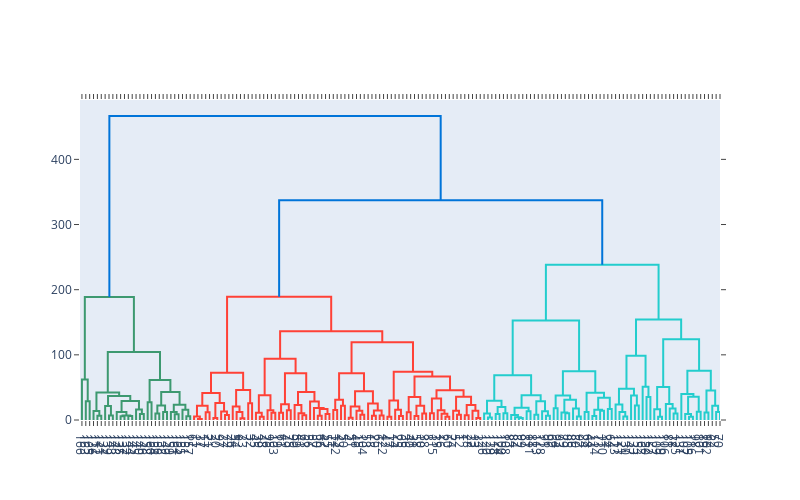

The notebook cell this image was saved under:
### Markdown cell above
3. Para os resultados da Clusterização Hierárquica, apresente o dendograma e interprete os resultados.

### Code cell
import plotly.figure_factory as ff
from scipy.cluster.hierarchy import linkage

# Supondo que dfT é o seu array de dados normalizados
# Calculando a matriz de linkage
linked = linkage(dfT, method='ward')

# Criando o dendrograma com Plotly
fig = ff.create_dendrogram(linked, orientation='bottom', labels=range(1, len(dfT)))
fig.update_layout(width=800, height=500)
fig.show()

### Figure 1 — Plotly figure (JSON) as saved in the notebook; plotly's stock layout.template omitted (floating-point values rounded to 4 significant figures; data arrays with more than 128 entries replaced by an {"elided": "..."} marker saying what was removed)
{"data": [{"hoverinfo": "text", "marker": {"color": "rgb(61,153,112)"}, "mode": "lines", "type": "scatter", "x": [15, 15, 25, 25], "xaxis": "x", "y": [0, 28.7, 28.7, 0], "yaxis": "y"}, {"hoverinfo": "text", "marker": {"color": "rgb(61,153,112)"}, "mode": "lines", "type": "scatter", "x": [5, 5, 20, 20], "xaxis": "x", "y": [0, 62.28, 62.28, 28.7], "yaxis": "y"}, {"hoverinfo": "text", "marker": {"color": "rgb(61,153,112)"}, "mode": "lines", "type": "scatter", "x": [45, 45, 55, 55], "xaxis": "x", "y": [0, 6.694, 6.694, 0], "yaxis": "y"}, {"hoverinfo": "text", "marker": {"color": "rgb(61,153,112)"}, "mode": "lines", "type": "scatter", "x": [35, 35, 50, 50], "xaxis": "x", "y": [0, 13.67, 13.67, 6.694], "yaxis": "y"}, {"hoverinfo": "text", "marker": {"color": "rgb(61,153,112)"}, "mode": "lines", "type": "scatter", "x": [75, 75, 85, 85], "xaxis": "x", "y": [0, 6.72, 6.72, 0], "yaxis": "y"}, {"hoverinfo": "text", "marker": {"color": "rgb(61,153,112)"}, "mode": "lines", "type": "scatter", "x": [65, 65, 80, 80], "xaxis": "x", "y": [0, 21.44, 21.44, 6.72], "yaxis": "y"}, {"hoverinfo": "text", "marker": {"color": "rgb(61,153,112)"}, "mode": "lines", "type": "scatter", "x": [105, 105, 115, 115], "xaxis": "x", "y": [0, 5.749, 5.749, 0], "yaxis": "y"}, {"hoverinfo": "text", "marker": {"color": "rgb(61,153,112)"}, "mode": "lines", "type": "scatter", "x": [125, 125, 135, 135], "xaxis": "x", "y": [0, 6.276, 6.276, 0], "yaxis": "y"}, {"hoverinfo": "text", "marker": {"color": "rgb(61,153,112)"}, "mode": "lines", "type": "scatter", "x": [110, 110, 130, 130], "xaxis": "x", "y": [5.749, 6.802, 6.802, 6.276], "yaxis": "y"}, {"hoverinfo": "text", "marker": {"color": "rgb(61,153,112)"}, "mode": "lines", "type": "scatter", "x": [95, 95, 120, 120], "xaxis": "x", "y": [0, 12.22, 12.22, 6.802], "yaxis": "y"}, {"hoverinfo": "text", "marker": {"color": "rgb(61,153,112)"}, "mode": "lines", "type": "scatter", "x": [155, 155, 165, 165], "xaxis": "x", "y": [0, 9.294, 9.294, 0], "yaxis": "y"}, {"hoverinfo": "text", "marker": {"color": "rgb(61,153,112)"}, "mode": "lines", "type": "scatter", "x": [145, 145, 160, 160], "xaxis": "x", "y": [0, 16.03, 16.03, 9.294], "yaxis": "y"}, {"hoverinfo": "text", "marker": {"color": "rgb(61,153,112)"}, "mode": "lines", "type": "scatter", "x": [107.5, 107.5, 152.5, 152.5], "xaxis": "x", "y": [12.22, 29.21, 29.21, 16.03], "yaxis": "y"}, {"hoverinfo": "text", "marker": {"color": "rgb(61,153,112)"}, "mode": "lines", "type": "scatter", "x": [72.5, 72.5, 130, 130], "xaxis": "x", "y": [21.44, 36.96, 36.96, 29.21], "yaxis": "y"}, {"hoverinfo": "text", "marker": {"color": "rgb(61,153,112)"}, "mode": "lines", "type": "scatter", "x": [42.5, 42.5, 101.2, 101.2], "xaxis": "x", "y": [13.67, 42.2, 42.2, 36.96], "yaxis": "y"}, {"hoverinfo": "text", "marker": {"color": "rgb(61,153,112)"}, "mode": "lines", "type": "scatter", "x": [175, 175, 185, 185], "xaxis": "x", "y": [0, 27.16, 27.16, 0], "yaxis": "y"}, {"hoverinfo": "text", "marker": {"color": "rgb(61,153,112)"}, "mode": "lines", "type": "scatter", "x": [195, 195, 205, 205], "xaxis": "x", "y": [0, 9.806, 9.806, 0], "yaxis": "y"}, {"hoverinfo": "text", "marker": {"color": "rgb(61,153,112)"}, "mode": "lines", "type": "scatter", "x": [215, 215, 225, 225], "xaxis": "x", "y": [0, 12.24, 12.24, 0], "yaxis": "y"}, {"hoverinfo": "text", "marker": {"color": "rgb(61,153,112)"}, "mode": "lines", "type": "scatter", "x": [200, 200, 220, 220], "xaxis": "x", "y": [9.806, 22.1, 22.1, 12.24], "yaxis": "y"}, {"hoverinfo": "text", "marker": {"color": "rgb(61,153,112)"}, "mode": "lines", "type": "scatter", "x": [245, 245, 255, 255], "xaxis": "x", "y": [0, 8.782, 8.782, 0], "yaxis": "y"}, {"hoverinfo": "text", "marker": {"color": "rgb(61,153,112)"}, "mode": "lines", "type": "scatter", "x": [235, 235, 250, 250], "xaxis": "x", "y": [0, 12.23, 12.23, 8.782], "yaxis": "y"}, {"hoverinfo": "text", "marker": {"color": "rgb(61,153,112)"}, "mode": "lines", "type": "scatter", "x": [275, 275, 285, 285], "xaxis": "x", "y": [0, 5.667, 5.667, 0], "yaxis": "y"}, {"hoverinfo": "text", "marker": {"color": "rgb(61,153,112)"}, "mode": "lines", "type": "scatter", "x": [265, 265, 280, 280], "xaxis": "x", "y": [0, 15.72, 15.72, 5.667], "yaxis": "y"}, {"hoverinfo": "text", "marker": {"color": "rgb(61,153,112)"}, "mode": "lines", "type": "scatter", "x": [242.5, 242.5, 272.5, 272.5], "xaxis": "x", "y": [12.23, 23.43, 23.43, 15.72], "yaxis": "y"}, {"hoverinfo": "text", "marker": {"color": "rgb(61,153,112)"}, "mode": "lines", "type": "scatter", "x": [210, 210, 257.5, 257.5], "xaxis": "x", "y": [22.1, 42.92, 42.92, 23.43], "yaxis": "y"}, {"hoverinfo": "text", "marker": {"color": "rgb(61,153,112)"}, "mode": "lines", "type": "scatter", "x": [180, 180, 233.8, 233.8], "xaxis": "x", "y": [27.16, 61.36, 61.36, 42.92], "yaxis": "y"}, {"hoverinfo": "text", "marker": {"color": "rgb(61,153,112)"}, "mode": "lines", "type": "scatter", "x": [71.88, 71.88, 206.9, 206.9], "xaxis": "x", "y": [42.2, 104.3, 104.3, 61.36], "yaxis": "y"}, {"hoverinfo": "text", "marker": {"color": "rgb(61,153,112)"}, "mode": "lines", "type": "scatter", "x": [12.5, 12.5, 139.4, 139.4], "xaxis": "x", "y": [62.28, 188.8, 188.8, 104.3], "yaxis": "y"}, {"hoverinfo": "text", "marker": {"color": "rgb(255,65,54)"}, "mode": "lines", "type": "scatter", "x": [305, 305, 315, 315], "xaxis": "x", "y": [0, 1.429, 1.429, 0], "yaxis": "y"}, {"hoverinfo": "text", "marker": {"color": "rgb(255,65,54)"}, "mode": "lines", "type": "scatter", "x": [295, 295, 310, 310], "xaxis": "x", "y": [0, 5.394, 5.394, 1.429], "yaxis": "y"}, {"hoverinfo": "text", "marker": {"color": "rgb(255,65,54)"}, "mode": "lines", "type": "scatter", "x": [325, 325, 335, 335], "xaxis": "x", "y": [0, 11.7, 11.7, 0], "yaxis": "y"}, {"hoverinfo": "text", "marker": {"color": "rgb(255,65,54)"}, "mode": "lines", "type": "scatter", "x": [302.5, 302.5, 330, 330], "xaxis": "x", "y": [5.394, 21.84, 21.84, 11.7], "yaxis": "y"}, {"hoverinfo": "text", "marker": {"color": "rgb(255,65,54)"}, "mode": "lines", "type": "scatter", "x": [345, 345, 355, 355], "xaxis": "x", "y": [0, 3.173, 3.173, 0], "yaxis": "y"}, {"hoverinfo": "text", "marker": {"color": "rgb(255,65,54)"}, "mode": "lines", "type": "scatter", "x": [375, 375, 385, 385], "xaxis": "x", "y": [0, 7.627, 7.627, 0], "yaxis": "y"}, {"hoverinfo": "text", "marker": {"color": "rgb(255,65,54)"}, "mode": "lines", "type": "scatter", "x": [365, 365, 380, 380], "xaxis": "x", "y": [0, 13.07, 13.07, 7.627], "yaxis": "y"}, {"hoverinfo": "text", "marker": {"color": "rgb(255,65,54)"}, "mode": "lines", "type": "scatter", "x": [350, 350, 372.5, 372.5], "xaxis": "x", "y": [3.173, 26.27, 26.27, 13.07], "yaxis": "y"}, {"hoverinfo": "text", "marker": {"color": "rgb(255,65,54)"}, "mode": "lines", "type": "scatter", "x": [316.2, 316.2, 361.2, 361.2], "xaxis": "x", "y": [21.84, 41.32, 41.32, 26.27], "yaxis": "y"}, {"hoverinfo": "text", "marker": {"color": "rgb(255,65,54)"}, "mode": "lines", "type": "scatter", "x": [415, 415, 425, 425], "xaxis": "x", "y": [0, 2.832, 2.832, 0], "yaxis": "y"}, {"hoverinfo": "text", "marker": {"color": "rgb(255,65,54)"}, "mode": "lines", "type": "scatter", "x": [405, 405, 420, 420], "xaxis": "x", "y": [0, 12.17, 12.17, 2.832], "yaxis": "y"}, {"hoverinfo": "text", "marker": {"color": "rgb(255,65,54)"}, "mode": "lines", "type": "scatter", "x": [395, 395, 412.5, 412.5], "xaxis": "x", "y": [0, 20.59, 20.59, 12.17], "yaxis": "y"}, {"hoverinfo": "text", "marker": {"color": "rgb(255,65,54)"}, "mode": "lines", "type": "scatter", "x": [435, 435, 445, 445], "xaxis": "x", "y": [0, 25.61, 25.61, 0], "yaxis": "y"}, {"hoverinfo": "text", "marker": {"color": "rgb(255,65,54)"}, "mode": "lines", "type": "scatter", "x": [403.8, 403.8, 440, 440], "xaxis": "x", "y": [20.59, 46.17, 46.17, 25.61], "yaxis": "y"}, {"hoverinfo": "text", "marker": {"color": "rgb(255,65,54)"}, "mode": "lines", "type": "scatter", "x": [338.8, 338.8, 421.9, 421.9], "xaxis": "x", "y": [41.32, 72.37, 72.37, 46.17], "yaxis": "y"}, {"hoverinfo": "text", "marker": {"color": "rgb(255,65,54)"}, "mode": "lines", "type": "scatter", "x": [465, 465, 475, 475], "xaxis": "x", "y": [0, 5.002, 5.002, 0], "yaxis": "y"}, {"hoverinfo": "text", "marker": {"color": "rgb(255,65,54)"}, "mode": "lines", "type": "scatter", "x": [455, 455, 470, 470], "xaxis": "x", "y": [0, 11.18, 11.18, 5.002], "yaxis": "y"}, {"hoverinfo": "text", "marker": {"color": "rgb(255,65,54)"}, "mode": "lines", "type": "scatter", "x": [495, 495, 505, 505], "xaxis": "x", "y": [0, 11.23, 11.23, 0], "yaxis": "y"}, {"hoverinfo": "text", "marker": {"color": "rgb(255,65,54)"}, "mode": "lines", "type": "scatter", "x": [485, 485, 500, 500], "xaxis": "x", "y": [0, 15.07, 15.07, 11.23], "yaxis": "y"}, {"hoverinfo": "text", "marker": {"color": "rgb(255,65,54)"}, "mode": "lines", "type": "scatter", "x": [462.5, 462.5, 492.5, 492.5], "xaxis": "x", "y": [11.18, 38.04, 38.04, 15.07], "yaxis": "y"}, {"hoverinfo": "text", "marker": {"color": "rgb(255,65,54)"}, "mode": "lines", "type": "scatter", "x": [515, 515, 525, 525], "xaxis": "x", "y": [0, 11.1, 11.1, 0], "yaxis": "y"}, {"hoverinfo": "text", "marker": {"color": "rgb(255,65,54)"}, "mode": "lines", "type": "scatter", "x": [535, 535, 545, 545], "xaxis": "x", "y": [0, 15.0, 15.0, 0], "yaxis": "y"}, {"hoverinfo": "text", "marker": {"color": "rgb(255,65,54)"}, "mode": "lines", "type": "scatter", "x": [520, 520, 540, 540], "xaxis": "x", "y": [11.1, 24.36, 24.36, 15.0], "yaxis": "y"}, {"hoverinfo": "text", "marker": {"color": "rgb(255,65,54)"}, "mode": "lines", "type": "scatter", "x": [575, 575, 585, 585], "xaxis": "x", "y": [0, 7.284, 7.284, 0], "yaxis": "y"}, {"hoverinfo": "text", "marker": {"color": "rgb(255,65,54)"}, "mode": "lines", "type": "scatter", "x": [565, 565, 580, 580], "xaxis": "x", "y": [0, 10.2, 10.2, 7.284], "yaxis": "y"}, {"hoverinfo": "text", "marker": {"color": "rgb(255,65,54)"}, "mode": "lines", "type": "scatter", "x": [555, 555, 572.5, 572.5], "xaxis": "x", "y": [0, 22.84, 22.84, 10.2], "yaxis": "y"}, {"hoverinfo": "text", "marker": {"color": "rgb(255,65,54)"}, "mode": "lines", "type": "scatter", "x": [615, 615, 625, 625], "xaxis": "x", "y": [0, 6.413, 6.413, 0], "yaxis": "y"}, {"hoverinfo": "text", "marker": {"color": "rgb(255,65,54)"}, "mode": "lines", "type": "scatter", "x": [635, 635, 645, 645], "xaxis": "x", "y": [0, 9.22, 9.22, 0], "yaxis": "y"}, {"hoverinfo": "text", "marker": {"color": "rgb(255,65,54)"}, "mode": "lines", "type": "scatter", "x": [620, 620, 640, 640], "xaxis": "x", "y": [6.413, 17.06, 17.06, 9.22], "yaxis": "y"}, {"hoverinfo": "text", "marker": {"color": "rgb(255,65,54)"}, "mode": "lines", "type": "scatter", "x": [605, 605, 630, 630], "xaxis": "x", "y": [0, 18.28, 18.28, 17.06], "yaxis": "y"}, {"hoverinfo": "text", "marker": {"color": "rgb(255,65,54)"}, "mode": "lines", "type": "scatter", "x": [595, 595, 617.5, 617.5], "xaxis": "x", "y": [0, 28.23, 28.23, 18.28], "yaxis": "y"}, {"hoverinfo": "text", "marker": {"color": "rgb(255,65,54)"}, "mode": "lines", "type": "scatter", "x": [563.8, 563.8, 606.2, 606.2], "xaxis": "x", "y": [22.84, 42.96, 42.96, 28.23], "yaxis": "y"}, {"hoverinfo": "text", "marker": {"color": "rgb(255,65,54)"}, "mode": "lines", "type": "scatter", "x": [530, 530, 585, 585], "xaxis": "x", "y": [24.36, 71.88, 71.88, 42.96], "yaxis": "y"}, {"hoverinfo": "text", "marker": {"color": "rgb(255,65,54)"}, "mode": "lines", "type": "scatter", "x": [477.5, 477.5, 557.5, 557.5], "xaxis": "x", "y": [38.04, 94.13, 94.13, 71.88], "yaxis": "y"}, {"hoverinfo": "text", "marker": {"color": "rgb(255,65,54)"}, "mode": "lines", "type": "scatter", "x": [655, 655, 665, 665], "xaxis": "x", "y": [0, 15.51, 15.51, 0], "yaxis": "y"}, {"hoverinfo": "text", "marker": {"color": "rgb(255,65,54)"}, "mode": "lines", "type": "scatter", "x": [675, 675, 685, 685], "xaxis": "x", "y": [0, 21.95, 21.95, 0], "yaxis": "y"}, {"hoverinfo": "text", "marker": {"color": "rgb(255,65,54)"}, "mode": "lines", "type": "scatter", "x": [660, 660, 680, 680], "xaxis": "x", "y": [15.51, 31.02, 31.02, 21.95], "yaxis": "y"}, {"hoverinfo": "text", "marker": {"color": "rgb(255,65,54)"}, "mode": "lines", "type": "scatter", "x": [695, 695, 705, 705], "xaxis": "x", "y": [0, 3.637, 3.637, 0], "yaxis": "y"}, {"hoverinfo": "text", "marker": {"color": "rgb(255,65,54)"}, "mode": "lines", "type": "scatter", "x": [725, 725, 735, 735], "xaxis": "x", "y": [0, 8.151, 8.151, 0], "yaxis": "y"}, {"hoverinfo": "text", "marker": {"color": "rgb(255,65,54)"}, "mode": "lines", "type": "scatter", "x": [715, 715, 730, 730], "xaxis": "x", "y": [0, 14.35, 14.35, 8.151], "yaxis": "y"}, {"hoverinfo": "text", "marker": {"color": "rgb(255,65,54)"}, "mode": "lines", "type": "scatter", "x": [700, 700, 722.5, 722.5], "xaxis": "x", "y": [3.637, 20.59, 20.59, 14.35], "yaxis": "y"}, {"hoverinfo": "text", "marker": {"color": "rgb(255,65,54)"}, "mode": "lines", "type": "scatter", "x": [755, 755, 765, 765], "xaxis": "x", "y": [0, 6.634, 6.634, 0], "yaxis": "y"}, {"hoverinfo": "text", "marker": {"color": "rgb(255,65,54)"}, "mode": "lines", "type": "scatter", "x": [775, 775, 785, 785], "xaxis": "x", "y": [0, 6.998, 6.998, 0], "yaxis": "y"}, {"hoverinfo": "text", "marker": {"color": "rgb(255,65,54)"}, "mode": "lines", "type": "scatter", "x": [760, 760, 780, 780], "xaxis": "x", "y": [6.634, 14.43, 14.43, 6.998], "yaxis": "y"}, {"hoverinfo": "text", "marker": {"color": "rgb(255,65,54)"}, "mode": "lines", "type": "scatter", "x": [745, 745, 770, 770], "xaxis": "x", "y": [0, 25.13, 25.13, 14.43], "yaxis": "y"}, {"hoverinfo": "text", "marker": {"color": "rgb(255,65,54)"}, "mode": "lines", "type": "scatter", "x": [711.2, 711.2, 757.5, 757.5], "xaxis": "x", "y": [20.59, 43.95, 43.95, 25.13], "yaxis": "y"}, {"hoverinfo": "text", "marker": {"color": "rgb(255,65,54)"}, "mode": "lines", "type": "scatter", "x": [670, 670, 734.4, 734.4], "xaxis": "x", "y": [31.02, 71.58, 71.58, 43.95], "yaxis": "y"}, {"hoverinfo": "text", "marker": {"color": "rgb(255,65,54)"}, "mode": "lines", "type": "scatter", "x": [795, 795, 805, 805], "xaxis": "x", "y": [0, 5.112, 5.112, 0], "yaxis": "y"}, {"hoverinfo": "text", "marker": {"color": "rgb(255,65,54)"}, "mode": "lines", "type": "scatter", "x": [825, 825, 835, 835], "xaxis": "x", "y": [0, 6.094, 6.094, 0], "yaxis": "y"}, {"hoverinfo": "text", "marker": {"color": "rgb(255,65,54)"}, "mode": "lines", "type": "scatter", "x": [815, 815, 830, 830], "xaxis": "x", "y": [0, 15.65, 15.65, 6.094], "yaxis": "y"}, {"hoverinfo": "text", "marker": {"color": "rgb(255,65,54)"}, "mode": "lines", "type": "scatter", "x": [800, 800, 822.5, 822.5], "xaxis": "x", "y": [5.112, 30.07, 30.07, 15.65], "yaxis": "y"}, {"hoverinfo": "text", "marker": {"color": "rgb(255,65,54)"}, "mode": "lines", "type": "scatter", "x": [845, 845, 855, 855], "xaxis": "x", "y": [0, 12.04, 12.04, 0], "yaxis": "y"}, {"hoverinfo": "text", "marker": {"color": "rgb(255,65,54)"}, "mode": "lines", "type": "scatter", "x": [865, 865, 875, 875], "xaxis": "x", "y": [0, 6.33, 6.33, 0], "yaxis": "y"}, {"hoverinfo": "text", "marker": {"color": "rgb(255,65,54)"}, "mode": "lines", "type": "scatter", "x": [885, 885, 895, 895], "xaxis": "x", "y": [0, 10.05, 10.05, 0], "yaxis": "y"}, {"hoverinfo": "text", "marker": {"color": "rgb(255,65,54)"}, "mode": "lines", "type": "scatter", "x": [870, 870, 890, 890], "xaxis": "x", "y": [6.33, 22.03, 22.03, 10.05], "yaxis": "y"}, {"hoverinfo": "text", "marker": {"color": "rgb(255,65,54)"}, "mode": "lines", "type": "scatter", "x": [850, 850, 880, 880], "xaxis": "x", "y": [12.04, 35.11, 35.11, 22.03], "yaxis": "y"}, {"hoverinfo": "text", "marker": {"color": "rgb(255,65,54)"}, "mode": "lines", "type": "scatter", "x": [905, 905, 915, 915], "xaxis": "x", "y": [0, 10.32, 10.32, 0], "yaxis": "y"}, {"hoverinfo": "text", "marker": {"color": "rgb(255,65,54)"}, "mode": "lines", "type": "scatter", "x": [945, 945, 955, 955], "xaxis": "x", "y": [0, 5.152, 5.152, 0], "yaxis": "y"}, {"hoverinfo": "text", "marker": {"color": "rgb(255,65,54)"}, "mode": "lines", "type": "scatter", "x": [935, 935, 950, 950], "xaxis": "x", "y": [0, 9.439, 9.439, 5.152], "yaxis": "y"}, {"hoverinfo": "text", "marker": {"color": "rgb(255,65,54)"}, "mode": "lines", "type": "scatter", "x": [925, 925, 942.5, 942.5], "xaxis": "x", "y": [0, 15.04, 15.04, 9.439], "yaxis": "y"}, {"hoverinfo": "text", "marker": {"color": "rgb(255,65,54)"}, "mode": "lines", "type": "scatter", "x": [910, 910, 933.8, 933.8], "xaxis": "x", "y": [10.32, 33.15, 33.15, 15.04], "yaxis": "y"}, {"hoverinfo": "text", "marker": {"color": "rgb(255,65,54)"}, "mode": "lines", "type": "scatter", "x": [975, 975, 985, 985], "xaxis": "x", "y": [0, 8.063, 8.063, 0], "yaxis": "y"}, {"hoverinfo": "text", "marker": {"color": "rgb(255,65,54)"}, "mode": "lines", "type": "scatter", "x": [965, 965, 980, 980], "xaxis": "x", "y": [0, 14.33, 14.33, 8.063], "yaxis": "y"}, {"hoverinfo": "text", "marker": {"color": "rgb(255,65,54)"}, "mode": "lines", "type": "scatter", "x": [995, 995, 1005, 1005], "xaxis": "x", "y": [0, 7.296, 7.296, 0], "yaxis": "y"}, {"hoverinfo": "text", "marker": {"color": "rgb(255,65,54)"}, "mode": "lines", "type": "scatter", "x": [1025, 1025, 1035, 1035], "xaxis": "x", "y": [0, 3.166, 3.166, 0], "yaxis": "y"}, {"hoverinfo": "text", "marker": {"color": "rgb(255,65,54)"}, "mode": "lines", "type": "scatter", "x": [1015, 1015, 1030, 1030], "xaxis": "x", "y": [0, 14.32, 14.32, 3.166], "yaxis": "y"}, {"hoverinfo": "text", "marker": {"color": "rgb(255,65,54)"}, "mode": "lines", "type": "scatter", "x": [1000, 1000, 1022.0, 1022.0], "xaxis": "x", "y": [7.296, 22.83, 22.83, 14.32], "yaxis": "y"}, {"hoverinfo": "text", "marker": {"color": "rgb(255,65,54)"}, "mode": "lines", "type": "scatter", "x": [972.5, 972.5, 1011.0, 1011.0], "xaxis": "x", "y": [14.33, 35.51, 35.51, 22.83], "yaxis": "y"}, {"hoverinfo": "text", "marker": {"color": "rgb(255,65,54)"}, "mode": "lines", "type": "scatter", "x": [921.9, 921.9, 991.9, 991.9], "xaxis": "x", "y": [33.15, 45.62, 45.62, 35.51], "yaxis": "y"}, {"hoverinfo": "text", "marker": {"color": "rgb(255,65,54)"}, "mode": "lines", "type": "scatter", "x": [865, 865, 956.9, 956.9], "xaxis": "x", "y": [35.11, 66.64, 66.64, 45.62], "yaxis": "y"}, {"hoverinfo": "text", "marker": {"color": "rgb(255,65,54)"}, "mode": "lines", "type": "scatter", "x": [811.2, 811.2, 910.9, 910.9], "xaxis": "x", "y": [30.07, 74.06, 74.06, 66.64], "yaxis": "y"}, {"hoverinfo": "text", "marker": {"color": "rgb(255,65,54)"}, "mode": "lines", "type": "scatter", "x": [702.2, 702.2, 861.1, 861.1], "xaxis": "x", "y": [71.58, 119.3, 119.3, 74.06], "yaxis": "y"}, {"hoverinfo": "text", "marker": {"color": "rgb(255,65,54)"}, "mode": "lines", "type": "scatter", "x": [517.5, 517.5, 781.6, 781.6], "xaxis": "x", "y": [94.13, 136.2, 136.2, 119.3], "yaxis": "y"}, {"hoverinfo": "text", "marker": {"color": "rgb(255,65,54)"}, "mode": "lines", "type": "scatter", "x": [380.3, 380.3, 649.6, 649.6], "xaxis": "x", "y": [72.37, 189.1, 189.1, 136.2], "yaxis": "y"}, {"hoverinfo": "text", "marker": {"color": "rgb(35,205,205)"}, "mode": "lines", "type": "scatter", "x": [1055, 1055, 1065, 1065], "xaxis": "x", "y": [0, 3.782, 3.782, 0], "yaxis": "y"}, {"hoverinfo": "text", "marker": {"color": "rgb(35,205,205)"}, "mode": "lines", "type": "scatter", "x": [1045, 1045, 1060, 1060], "xaxis": "x", "y": [0, 9.799, 9.799, 3.782], "yaxis": "y"}, {"hoverinfo": "text", "marker": {"color": "rgb(35,205,205)"}, "mode": "lines", "type": "scatter", "x": [1075, 1075, 1085, 1085], "xaxis": "x", "y": [0, 9.056, 9.056, 0], "yaxis": "y"}, {"hoverinfo": "text", "marker": {"color": "rgb(35,205,205)"}, "mode": "lines", "type": "scatter", "x": [1095, 1095, 1105, 1105], "xaxis": "x", "y": [0, 10.25, 10.25, 0], "yaxis": "y"}, {"hoverinfo": "text", "marker": {"color": "rgb(35,205,205)"}, "mode": "lines", "type": "scatter", "x": [1080, 1080, 1100, 1100], "xaxis": "x", "y": [9.056, 19.83, 19.83, 10.25], "yaxis": "y"}, {"hoverinfo": "text", "marker": {"color": "rgb(35,205,205)"}, "mode": "lines", "type": "scatter", "x": [1052.0, 1052.0, 1090, 1090], "xaxis": "x", "y": [9.799, 29.5, 29.5, 19.83], "yaxis": "y"}, {"hoverinfo": "text", "marker": {"color": "rgb(35,205,205)"}, "mode": "lines", "type": "scatter", "x": [1135, 1135, 1145, 1145], "xaxis": "x", "y": [0, 3.024, 3.024, 0], "yaxis": "y"}, {"hoverinfo": "text", "marker": {"color": "rgb(35,205,205)"}, "mode": "lines", "type": "scatter", "x": [1125, 1125, 1140, 1140], "xaxis": "x", "y": [0, 4.134, 4.134, 3.024], "yaxis": "y"}, {"hoverinfo": "text", "marker": {"color": "rgb(35,205,205)"}, "mode": "lines", "type": "scatter", "x": [1115, 1115, 1132.0, 1132.0], "xaxis": "x", "y": [0, 7.681, 7.681, 4.134], "yaxis": "y"}, {"hoverinfo": "text", "marker": {"color": "rgb(35,205,205)"}, "mode": "lines", "type": "scatter", "x": [1155, 1155, 1165, 1165], "xaxis": "x", "y": [0, 13.61, 13.61, 0], "yaxis": "y"}, {"hoverinfo": "text", "marker": {"color": "rgb(35,205,205)"}, "mode": "lines", "type": "scatter", "x": [1124.0, 1124.0, 1160, 1160], "xaxis": "x", "y": [7.681, 18.97, 18.97, 13.61], "yaxis": "y"}, {"hoverinfo": "text", "marker": {"color": "rgb(35,205,205)"}, "mode": "lines", "type": "scatter", "x": [1175, 1175, 1185, 1185], "xaxis": "x", "y": [0, 8.082, 8.082, 0], "yaxis": "y"}, {"hoverinfo": "text", "marker": {"color": "rgb(35,205,205)"}, "mode": "lines", "type": "scatter", "x": [1205, 1205, 1215, 1215], "xaxis": "x", "y": [0, 6.404, 6.404, 0], "yaxis": "y"}, {"hoverinfo": "text", "marker": {"color": "rgb(35,205,205)"}, "mode": "lines", "type": "scatter", "x": [1195, 1195, 1210, 1210], "xaxis": "x", "y": [0, 13.61, 13.61, 6.404], "yaxis": "y"}, {"hoverinfo": "text", "marker": {"color": "rgb(35,205,205)"}, "mode": "lines", "type": "scatter", "x": [1180, 1180, 1202.0, 1202.0], "xaxis": "x", "y": [8.082, 28.68, 28.68, 13.61], "yaxis": "y"}, {"hoverinfo": "text", "marker": {"color": "rgb(35,205,205)"}, "mode": "lines", "type": "scatter", "x": [1142.0, 1142.0, 1191.0, 1191.0], "xaxis": "x", "y": [18.97, 37.8, 37.8, 28.68], "yaxis": "y"}, {"hoverinfo": "text", "marker": {"color": "rgb(35,205,205)"}, "mode": "lines", "type": "scatter", "x": [1071.0, 1071.0, 1167.0, 1167.0], "xaxis": "x", "y": [29.5, 68.78, 68.78, 37.8], "yaxis": "y"}, {"hoverinfo": "text", "marker": {"color": "rgb(35,205,205)"}, "mode": "lines", "type": "scatter", "x": [1225, 1225, 1235, 1235], "xaxis": "x", "y": [0, 18.06, 18.06, 0], "yaxis": "y"}, {"hoverinfo": "text", "marker": {"color": "rgb(35,205,205)"}, "mode": "lines", "type": "scatter", "x": [1255, 1255, 1265, 1265], "xaxis": "x", "y": [0, 10.44, 10.44, 0], "yaxis": "y"}, {"hoverinfo": "text", "marker": {"color": "rgb(35,205,205)"}, "mode": "lines", "type": "scatter", "x": [1245, 1245, 1260, 1260], "xaxis": "x", "y": [0, 11.36, 11.36, 10.44], "yaxis": "y"}, {"hoverinfo": "text", "marker": {"color": "rgb(35,205,205)"}, "mode": "lines", "type": "scatter", "x": [1285, 1285, 1295, 1295], "xaxis": "x", "y": [0, 5.395, 5.395, 0], "yaxis": "y"}, {"hoverinfo": "text", "marker": {"color": "rgb(35,205,205)"}, "mode": "lines", "type": "scatter", "x": [1275, 1275, 1290, 1290], "xaxis": "x", "y": [0, 17.72, 17.72, 5.395], "yaxis": "y"}, {"hoverinfo": "text", "marker": {"color": "rgb(35,205,205)"}, "mode": "lines", "type": "scatter", "x": [1252.0, 1252.0, 1282.0, 1282.0], "xaxis": "x", "y": [11.36, 31.05, 31.05, 17.72], "yaxis": "y"}, {"hoverinfo": "text", "marker": {"color": "rgb(35,205,205)"}, "mode": "lines", "type": "scatter", "x": [1230, 1230, 1268.0, 1268.0], "xaxis": "x", "y": [18.06, 37.7, 37.7, 31.05], "yaxis": "y"}, {"hoverinfo": "text", "marker": {"color": "rgb(35,205,205)"}, "mode": "lines", "type": "scatter", "x": [1305, 1305, 1315, 1315], "xaxis": "x", "y": [0, 12.09, 12.09, 0], "yaxis": "y"}, {"hoverinfo": "text", "marker": {"color": "rgb(35,205,205)"}, "mode": "lines", "type": "scatter", "x": [1325, 1325, 1335, 1335], "xaxis": "x", "y": [0, 5.962, 5.962, 0], "yaxis": "y"}, {"hoverinfo": "text", "marker": {"color": "rgb(35,205,205)"}, "mode": "lines", "type": "scatter", "x": [1345, 1345, 1355, 1355], "xaxis": "x", "y": [0, 14.34, 14.34, 0], "yaxis": "y"}, {"hoverinfo": "text", "marker": {"color": "rgb(35,205,205)"}, "mode": "lines", "type": "scatter", "x": [1330, 1330, 1350, 1350], "xaxis": "x", "y": [5.962, 15.81, 15.81, 14.34], "yaxis": "y"}, {"hoverinfo": "text", "marker": {"color": "rgb(35,205,205)"}, "mode": "lines", "type": "scatter", "x": [1365, 1365, 1375, 1375], "xaxis": "x", "y": [0, 16.97, 16.97, 0], "yaxis": "y"}, {"hoverinfo": "text", "marker": {"color": "rgb(35,205,205)"}, "mode": "lines", "type": "scatter", "x": [1340, 1340, 1370, 1370], "xaxis": "x", "y": [15.81, 34.03, 34.03, 16.97], "yaxis": "y"}, {"hoverinfo": "text", "marker": {"color": "rgb(35,205,205)"}, "mode": "lines", "type": "scatter", "x": [1310, 1310, 1355, 1355], "xaxis": "x", "y": [12.09, 41.68, 41.68, 34.03], "yaxis": "y"}, {"hoverinfo": "text", "marker": {"color": "rgb(35,205,205)"}, "mode": "lines", "type": "scatter", "x": [1249.0, 1249.0, 1332.0, 1332.0], "xaxis": "x", "y": [37.7, 74.9, 74.9, 41.68], "yaxis": "y"}, {"hoverinfo": "text", "marker": {"color": "rgb(35,205,205)"}, "mode": "lines", "type": "scatter", "x": [1119.0, 1119.0, 1291.0, 1291.0], "xaxis": "x", "y": [68.78, 152.8, 152.8, 74.9], "yaxis": "y"}, {"hoverinfo": "text", "marker": {"color": "rgb(35,205,205)"}, "mode": "lines", "type": "scatter", "x": [1405, 1405, 1415, 1415], "xaxis": "x", "y": [0, 5.416, 5.416, 0], "yaxis": "y"}, {"hoverinfo": "text", "marker": {"color": "rgb(35,205,205)"}, "mode": "lines", "type": "scatter", "x": [1395, 1395, 1410, 1410], "xaxis": "x", "y": [0, 12.25, 12.25, 5.416], "yaxis": "y"}, {"hoverinfo": "text", "marker": {"color": "rgb(35,205,205)"}, "mode": "lines", "type": "scatter", "x": [1385, 1385, 1402.0, 1402.0], "xaxis": "x", "y": [0, 23.62, 23.62, 12.25], "yaxis": "y"}, {"hoverinfo": "text", "marker": {"color": "rgb(35,205,205)"}, "mode": "lines", "type": "scatter", "x": [1435, 1435, 1445, 1445], "xaxis": "x", "y": [0, 22.14, 22.14, 0], "yaxis": "y"}, {"hoverinfo": "text", "marker": {"color": "rgb(35,205,205)"}, "mode": "lines", "type": "scatter", "x": [1425, 1425, 1440, 1440], "xaxis": "x", "y": [0, 37.74, 37.74, 22.14], "yaxis": "y"}, {"hoverinfo": "text", "marker": {"color": "rgb(35,205,205)"}, "mode": "lines", "type": "scatter", "x": [1394.0, 1394.0, 1432.0, 1432.0], "xaxis": "x", "y": [23.62, 48.02, 48.02, 37.74], "yaxis": "y"}, {"hoverinfo": "text", "marker": {"color": "rgb(35,205,205)"}, "mode": "lines", "type": "scatter", "x": [1465, 1465, 1475, 1475], "xaxis": "x", "y": [0, 35.36, 35.36, 0], "yaxis": "y"}, {"hoverinfo": "text", "marker": {"color": "rgb(35,205,205)"}, "mode": "lines", "type": "scatter", "x": [1455, 1455, 1470, 1470], "xaxis": "x", "y": [0, 51.07, 51.07, 35.36], "yaxis": "y"}, {"hoverinfo": "text", "marker": {"color": "rgb(35,205,205)"}, "mode": "lines", "type": "scatter", "x": [1413.0, 1413.0, 1462.0, 1462.0], "xaxis": "x", "y": [48.02, 98.67, 98.67, 51.07], "yaxis": "y"}, {"hoverinfo": "text", "marker": {"color": "rgb(35,205,205)"}, "mode": "lines", "type": "scatter", "x": [1495, 1495, 1505, 1505], "xaxis": "x", "y": [0, 5.106, 5.106, 0], "yaxis": "y"}, {"hoverinfo": "text", "marker": {"color": "rgb(35,205,205)"}, "mode": "lines", "type": "scatter", "x": [1485, 1485, 1500, 1500], "xaxis": "x", "y": [0, 16.32, 16.32, 5.106], "yaxis": "y"}, {"hoverinfo": "text", "marker": {"color": "rgb(35,205,205)"}, "mode": "lines", "type": "scatter", "x": [1535, 1535, 1545, 1545], "xaxis": "x", "y": [0, 9.956, 9.956, 0], "yaxis": "y"}, {"hoverinfo": "text", "marker": {"color": "rgb(35,205,205)"}, "mode": "lines", "type": "scatter", "x": [1525, 1525, 1540, 1540], "xaxis": "x", "y": [0, 17.46, 17.46, 9.956], "yaxis": "y"}, {"hoverinfo": "text", "marker": {"color": "rgb(35,205,205)"}, "mode": "lines", "type": "scatter", "x": [1515, 1515, 1532.0, 1532.0], "xaxis": "x", "y": [0, 24.7, 24.7, 17.46], "yaxis": "y"}, {"hoverinfo": "text", "marker": {"color": "rgb(35,205,205)"}, "mode": "lines", "type": "scatter", "x": [1492.0, 1492.0, 1524.0, 1524.0], "xaxis": "x", "y": [16.32, 50.8, 50.8, 24.7], "yaxis": "y"}, {"hoverinfo": "text", "marker": {"color": "rgb(35,205,205)"}, "mode": "lines", "type": "scatter", "x": [1575, 1575, 1585, 1585], "xaxis": "x", "y": [0, 5.111, 5.111, 0], "yaxis": "y"}, {"hoverinfo": "text", "marker": {"color": "rgb(35,205,205)"}, "mode": "lines", "type": "scatter", "x": [1565, 1565, 1580, 1580], "xaxis": "x", "y": [0, 9.115, 9.115, 5.111], "yaxis": "y"}, {"hoverinfo": "text", "marker": {"color": "rgb(35,205,205)"}, "mode": "lines", "type": "scatter", "x": [1595, 1595, 1605, 1605], "xaxis": "x", "y": [0, 12.81, 12.81, 0], "yaxis": "y"}, {"hoverinfo": "text", "marker": {"color": "rgb(35,205,205)"}, "mode": "lines", "type": "scatter", "x": [1572.0, 1572.0, 1600, 1600], "xaxis": "x", "y": [9.115, 35.51, 35.51, 12.81], "yaxis": "y"}, {"hoverinfo": "text", "marker": {"color": "rgb(35,205,205)"}, "mode": "lines", "type": "scatter", "x": [1555, 1555, 1586.0, 1586.0], "xaxis": "x", "y": [0, 39.95, 39.95, 35.51], "yaxis": "y"}, {"hoverinfo": "text", "marker": {"color": "rgb(35,205,205)"}, "mode": "lines", "type": "scatter", "x": [1615, 1615, 1625, 1625], "xaxis": "x", "y": [0, 11.4, 11.4, 0], "yaxis": "y"}, {"hoverinfo": "text", "marker": {"color": "rgb(35,205,205)"}, "mode": "lines", "type": "scatter", "x": [1645, 1645, 1655, 1655], "xaxis": "x", "y": [0, 12.41, 12.41, 0], "yaxis": "y"}, {"hoverinfo": "text", "marker": {"color": "rgb(35,205,205)"}, "mode": "lines", "type": "scatter", "x": [1635, 1635, 1650, 1650], "xaxis": "x", "y": [0, 21.93, 21.93, 12.41], "yaxis": "y"}, {"hoverinfo": "text", "marker": {"color": "rgb(35,205,205)"}, "mode": "lines", "type": "scatter", "x": [1620, 1620, 1642.0, 1642.0], "xaxis": "x", "y": [11.4, 45.32, 45.32, 21.93], "yaxis": "y"}, {"hoverinfo": "text", "marker": {"color": "rgb(35,205,205)"}, "mode": "lines", "type": "scatter", "x": [1571.0, 1571.0, 1631.0, 1631.0], "xaxis": "x", "y": [39.95, 75.69, 75.69, 45.32], "yaxis": "y"}, {"hoverinfo": "text", "marker": {"color": "rgb(35,205,205)"}, "mode": "lines", "type": "scatter", "x": [1508.0, 1508.0, 1601.0, 1601.0], "xaxis": "x", "y": [50.8, 124.0, 124.0, 75.69], "yaxis": "y"}, {"hoverinfo": "text", "marker": {"color": "rgb(35,205,205)"}, "mode": "lines", "type": "scatter", "x": [1438.0, 1438.0, 1555.0, 1555.0], "xaxis": "x", "y": [98.67, 154.4, 154.4, 124.0], "yaxis": "y"}, {"hoverinfo": "text", "marker": {"color": "rgb(35,205,205)"}, "mode": "lines", "type": "scatter", "x": [1205.0, 1205.0, 1496.0, 1496.0], "xaxis": "x", "y": [152.8, 238.2, 238.2, 154.4], "yaxis": "y"}, {"hoverinfo": "text", "marker": {"color": "rgb(0,116,217)"}, "mode": "lines", "type": "scatter", "x": [514.9, 514.9, 1350.0, 1350.0], "xaxis": "x", "y": [189.1, 337.4, 337.4, 238.2], "yaxis": "y"}, {"hoverinfo": "text", "marker": {"color": "rgb(0,116,217)"}, "mode": "lines", "type": "scatter", "x": [75.94, 75.94, 932.7, 932.7], "xaxis": "x", "y": [188.8, 466.6, 466.6, 337.4], "yaxis": "y"}], "layout": {"autosize": false, "height": 500, "hovermode": "closest", "showlegend": false, "width": 800, "xaxis": {"mirror": "allticks", "rangemode": "tozero", "showgrid": false, "showline": true, "showticklabels": true, "tickmode": "array", "ticks": "outside", "ticktext": {"elided": "166 int values"}, "tickvals": {"elided": "166 int values"}, "type": "linear", "zeroline": false}, "yaxis": {"mirror": "allticks", "rangemode": "tozero", "showgrid": false, "showline": true, "showticklabels": true, "ticks": "outside", "type": "linear", "zeroline": false}}}
